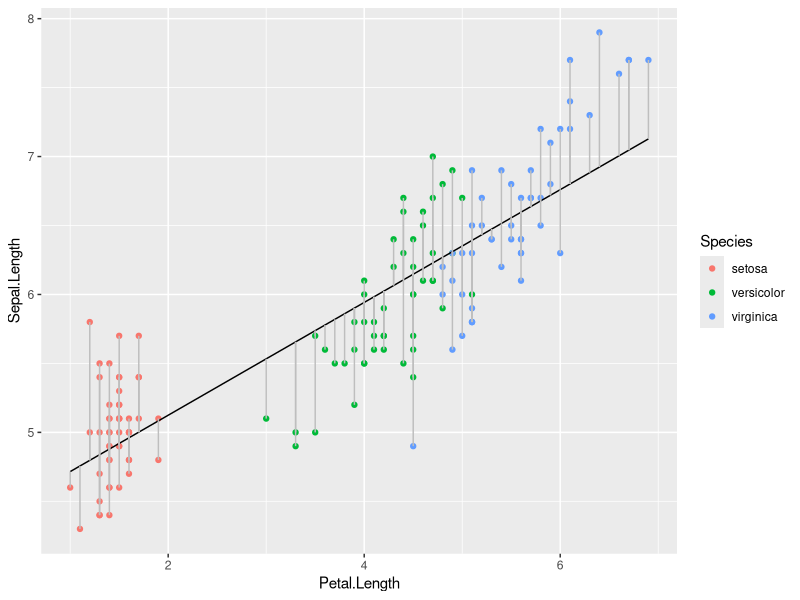
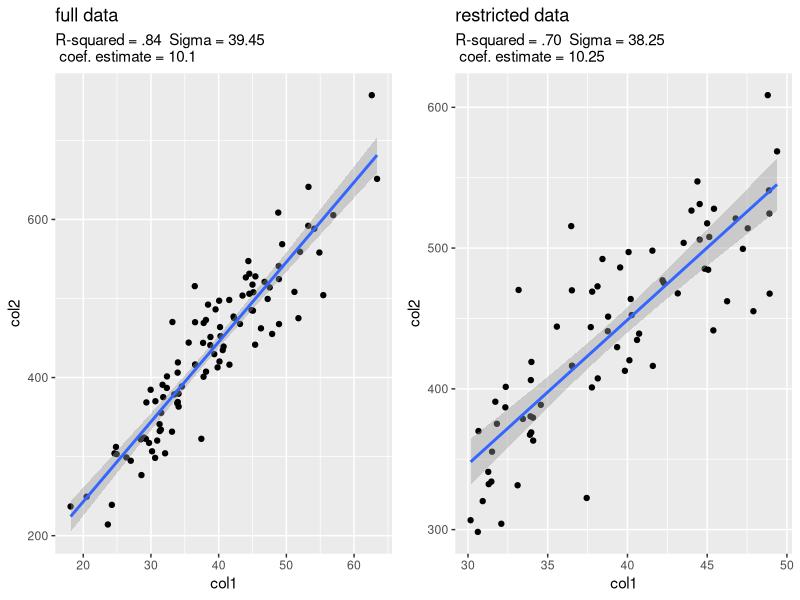

These charts were generated, in order, by the following R code:
## ---- chunk 1
library(tidyverse)

lm.iris <- lm(formula = Sepal.Length ~ Petal.Length, data = iris)

ggplot(data = iris) +
  geom_point(aes(x = Petal.Length, y = Sepal.Length, color = Species)) +
  geom_line(aes(x = Petal.Length, y = lm.iris$fitted.values)) +
  geom_segment(aes(x = Petal.Length, 
                   y = lm.iris$fitted.values, 
                   xend = Petal.Length, 
                   yend = Sepal.Length ), color= 'grey')

## ---- chunk 2
lm.iris %>% summary()
## ---- chunk 3
set.seed(11)

example <- tibble(col1 = rnorm(n = 100, mean = 40, 10), 
                  col2 = col1 * 10 + rnorm(100,40,40))

example.restricted <- example %>% filter(between(col1,30,50))
                                     
lm.example <- lm(formula = col2 ~ col1, data = example)
lm.example.restricted <- lm(formula = col2 ~ col1, data = example.restricted)

gridExtra::grid.arrange(
ggplot(data = example, aes(x=col1, y = col2)) +
  geom_point() +
  stat_smooth(method = 'lm') +
  labs(title = 'full data', 
       subtitle = 'R-squared = .84  Sigma = 39.45 \n coef. estimate = 10.1'),
ggplot(data = example.restricted, aes(x=col1, y = col2)) +
  geom_point() +
  stat_smooth(method = 'lm')+
  labs(title = 'restricted data', 
       subtitle = 'R-squared = .70  Sigma = 38.25 \n coef. estimate = 10.25'),
ncol=2
)
